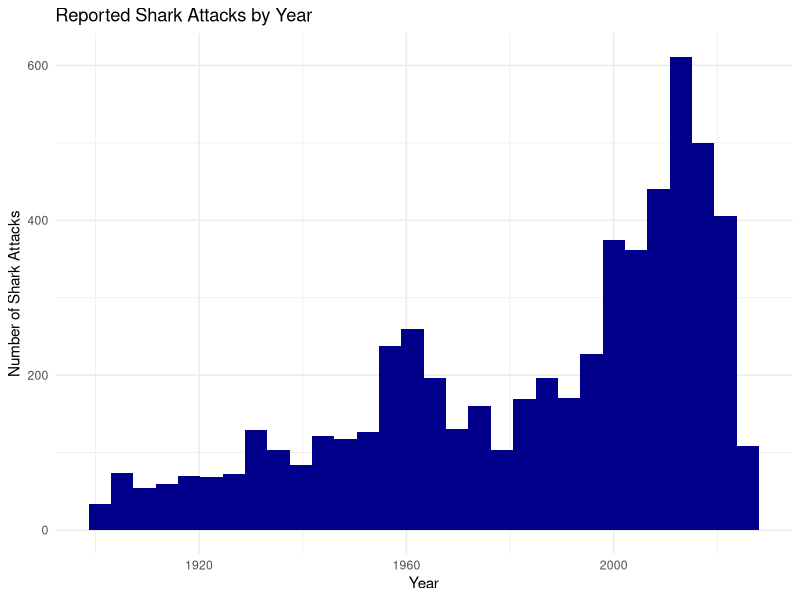
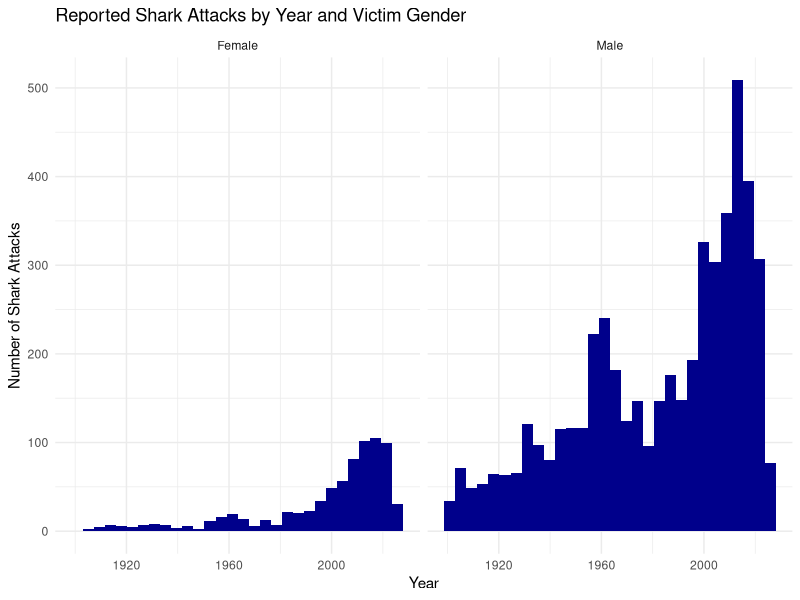

Write R code to recreate these figures, in order. (Note: this script raises an error after producing the figures.)
## ---- chunk 1
#| label: setup
#| include: false

library(tidyverse)
library(readxl)
## ---- chunk 2
sharks <- read_excel("sharks.xlsx") %>% 
  select(1:14) %>%
  rename(Fatal = 'Fatal Y/N') %>% 
  mutate(Year = as.numeric(Year),
         Sex = case_when(
           str_detect(tolower(Sex), "m") ~ "Male",
           str_detect(tolower(Sex), "f") ~ "Female",
           TRUE ~ NA_character_),
         Fatal = case_when(
           str_detect(tolower(Fatal), "n") ~ "No",
           str_detect(tolower(Fatal), "y") ~ "Yes",
           TRUE ~ NA_character_)) %>% 
  filter(Year > 1900) %>% 
  select(Year, Sex, Fatal)
## ---- chunk 3
sharks %>% 
  filter(!is.na(Sex)) %>% 
  ggplot(aes(x = Year)) +
  geom_histogram(fill = "darkblue") +
  theme_minimal() +
  labs(title = "Reported Shark Attacks by Year",
       x = "Year",
       y = "Number of Shark Attacks")
## ---- chunk 4
sharks %>% 
  filter(!is.na(Sex)) %>% 
  ggplot(aes(x = Year)) +
  geom_histogram(fill = "darkblue") +
  facet_wrap(~Sex) +
  theme_minimal() +
  labs(title = "Reported Shark Attacks by Year and Victim Gender",
       x = "Year",
       y = "Number of Shark Attacks")
## ---- chunk 5
sharks %>%
  group_by(Country) %>%
  count() %>% 
  arrange(desc(n)) %>% 
  head(10) %>% 
  ggplot(aes(x = n, y = reorder(Country, n))) +
  geom_col(fill = "steelblue") +
  labs(title = "Top 10 Countries for Reported Shark Attacks",
       x = "Number of Shark Attacks",
       y = "Country") +
  theme_minimal()
## ---- chunk 6
sharks %>% 
  filter(!is.na(Fatal)) %>% 
  count(Fatal) %>% 
  mutate(prop = n / sum(n)) %>% 
  ggplot(aes(x = Fatal, y = prop, fill = Fatal)) +
  geom_col() +
  scale_x_discrete(labels = c("Yes" = "Fatal", "No" = "Non-Fatal")) +
  scale_fill_manual(values = c("Yes" = 'firebrick', "No" = "steelblue"),
                    labels = c("Yes" = "Fatal", "No" = "Non-Fatal")) +
  labs(title = "Proportion of Fatal vs Non-Fatal Shark Attacks",
       x = NULL,
       y = "Proportion",
       fill = NULL) +
  theme_minimal()
## ---- chunk 7
sharks %>% 
  filter(!is.na(Fatal)) %>% 
  filter(!is.na(Sex)) %>% 
  group_by(Sex) %>% 
  count(Fatal) %>% 
  mutate(prop = n / sum(n)) %>% 
  ggplot(aes(x = 1, y = prop, fill = Fatal)) +
  geom_col() +
  facet_wrap(~Sex) +
  scale_fill_manual(values = c("Yes" = 'firebrick', "No" = "steelblue"),
                    labels = c("Yes" = "Fatal", "No" = "Non-Fatal")) +
  labs(title = "Proportion of Fatal vs Non-Fatal Shark Attacks by Gender",
       x = NULL,
       y = "Proportion",
       fill = NULL) +
  theme_minimal() +
  theme(axis.text.x = element_blank(),
        axis.ticks.x = element_blank())
